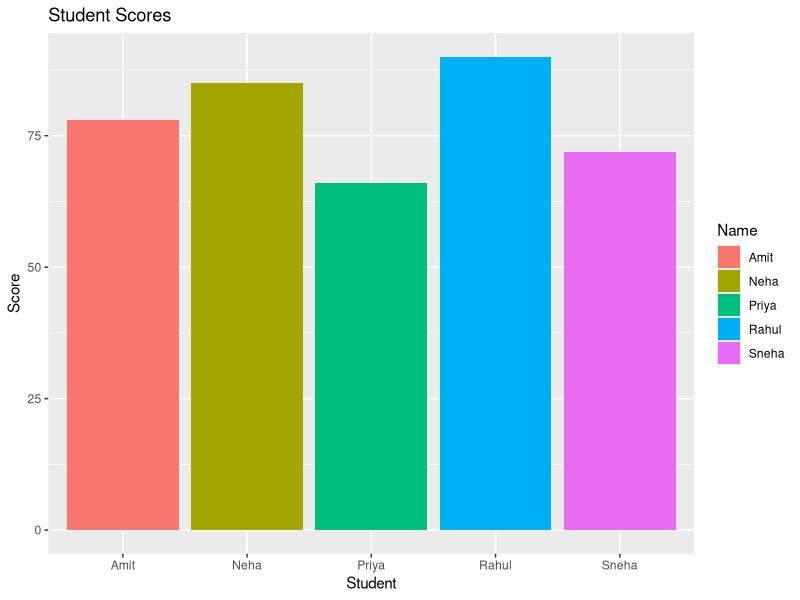

Generate this figure with R:
students<-c("Amit","Neha","Rahul","Priya","Sneha","karan")
selected_Students<-sample(students,size=3,replace=FALSE)
print(selected_Students)

x<-c("apple","banana","cherry")
sample(x,size=5,replace=TRUE,prob=c(0.1,0.3,0.6))



grades <- c(45, 78, 90, 32, 66)
passed_indices <- which(grades > 60)
print(passed_indices)

survey <- c("Male", "Female", "Female", "Male", "Female")
gender_count <- table(survey)
print(gender_count)

data <- data.frame(
  name = c("John", "Jane", "Mike"),
  age = c(25, 30, 22),
  gender = c("M", "F", "M")
)
print("People older than 24:")
print(subset(data, age > 24))
print("Name and Age of people older than 24:")
print(subset(data, age > 24, select = name:age))
print("Males older than 24:")
print(subset(data, age > 24 & gender == "M"))
x <- c(10, 20, 30, 40)
print(subset(x, x > 25))

scores <- c(70, 40, 90)
result <- ifelse(scores >= 50, "Pass", "Fail")
print(result)

library(ggplot2)
data <- data.frame(
  Name = c("Amit","Neha","Rahul","Priya","Sneha"),
  Score = c(78, 85, 90, 66, 72)
)
ggplot(data, aes(x = Name, y = Score, fill = Name)) +
  geom_bar(stat = "identity") +
  labs(title = "Student Scores",
       x = "Student",
       y = "Score")
